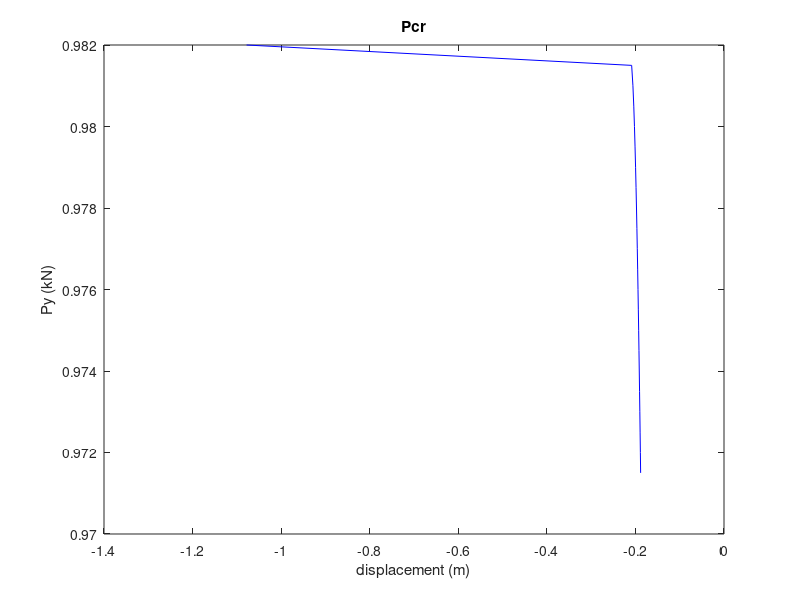

The MATLAB source for this figure:
% set initial conditions
EA = 2100;
nDof = 2;
I = eye(nDof);
u = [0,0];
Lavec = [5.5,0.5];
Lbvec = [-4,0.5];
La = sqrt(dot(Lavec,Lavec));
Lb = sqrt(dot(Lbvec,Lbvec));
P = [0,0];
Ans = zeros();
iter = zeros();

% find Pcr -- refine iterations to get more accurate Pcr
for i = 1:22
    P(2) = 0.971+.0005*i;
    for it = 1:1000
        lavec = Lavec+u;
        lbvec = Lbvec+u;
        la = sqrt(dot(lavec,lavec));
        lb = sqrt(dot(lbvec,lbvec));
        na = lavec/la;
        nb = lbvec/lb;
        straina = log(la/La);
        strainb = log(lb/Lb);
        fa = EA*straina;
        fb = EA*strainb;
        R = P + fb*nb + fa*na;
        ka = EA/la*(na'*na) + fa/la*(I - na'*na);
        kb = EA/lb*(nb'*nb) + fb/lb*(I - nb'*nb);
        kt = ka+kb;
        u = -(kt\R')' + u;
        if norm(R) < 10*10^-13
            Ans(i) = [u(2)];
            iter(i) = it;
            break
        end
    end
end

% plot load-displacement 
p = 0.9715:.0005:0.982;
figure
plot(Ans,p,'b')
title('Pcr')
xlabel('displacement (m)')
ylabel('Py (kN)')